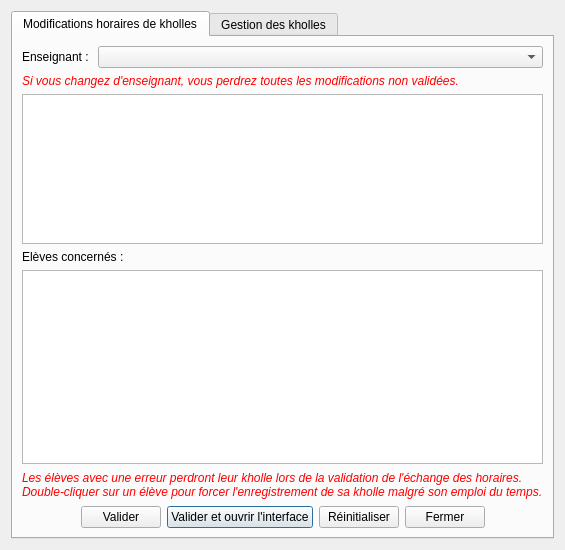
<?xml version="1.0" encoding="UTF-8"?>
<ui version="4.0">
 <class>LastChanges</class>
 <widget class="QDialog" name="LastChanges">
  <property name="windowModality">
   <enum>Qt::WindowModal</enum>
  </property>
  <property name="geometry">
   <rect>
    <x>0</x>
    <y>0</y>
    <width>507</width>
    <height>550</height>
   </rect>
  </property>
  <property name="windowTitle">
   <string>Outil de dépannage</string>
  </property>
  <layout class="QVBoxLayout" name="verticalLayout" stretch="0">
   <item>
    <widget class="QTabWidget" name="tabWidget">
     <property name="currentIndex">
      <number>0</number>
     </property>
     <widget class="QWidget" name="tab">
      <attribute name="title">
       <string>Modifications horaires de kholles</string>
      </attribute>
      <layout class="QVBoxLayout" name="verticalLayout_2">
       <item>
        <layout class="QHBoxLayout" name="horizontalLayout" stretch="0,3">
         <item>
          <widget class="QLabel" name="label">
           <property name="text">
            <string>Enseignant : </string>
           </property>
          </widget>
         </item>
         <item>
          <widget class="QComboBox" name="comboBox_kholleurs"/>
         </item>
        </layout>
       </item>
       <item>
        <widget class="QLabel" name="label_7">
         <property name="text">
          <string>&lt;html&gt;&lt;head/&gt;&lt;body&gt;&lt;p&gt;&lt;span style=&quot; font-style:italic; color:#ff0000;&quot;&gt;Si vous changez d'enseignant, vous perdrez toutes les modifications non validées.&lt;/span&gt;&lt;/p&gt;&lt;/body&gt;&lt;/html&gt;</string>
         </property>
        </widget>
       </item>
       <item>
        <widget class="QListWidget" name="list_timeslots">
         <property name="maximumSize">
          <size>
           <width>16777215</width>
           <height>150</height>
          </size>
         </property>
        </widget>
       </item>
       <item>
        <widget class="QLabel" name="label_2">
         <property name="text">
          <string>Elèves concernés :</string>
         </property>
        </widget>
       </item>
       <item>
        <widget class="QTableWidget" name="tableWidget_student">
         <property name="sizeAdjustPolicy">
          <enum>QAbstractScrollArea::AdjustToContents</enum>
         </property>
         <property name="editTriggers">
          <set>QAbstractItemView::NoEditTriggers</set>
         </property>
         <property name="alternatingRowColors">
          <bool>true</bool>
         </property>
         <property name="selectionMode">
          <enum>QAbstractItemView::NoSelection</enum>
         </property>
         <property name="showGrid">
          <bool>false</bool>
         </property>
         <attribute name="horizontalHeaderVisible">
          <bool>false</bool>
         </attribute>
         <attribute name="horizontalHeaderCascadingSectionResizes">
          <bool>true</bool>
         </attribute>
         <attribute name="horizontalHeaderStretchLastSection">
          <bool>true</bool>
         </attribute>
         <attribute name="verticalHeaderVisible">
          <bool>false</bool>
         </attribute>
         <column>
          <property name="text">
           <string>Elève</string>
          </property>
         </column>
         <column>
          <property name="text">
           <string>Commentaire</string>
          </property>
         </column>
        </widget>
       </item>
       <item>
        <widget class="QLabel" name="label_3">
         <property name="minimumSize">
          <size>
           <width>0</width>
           <height>30</height>
          </size>
         </property>
         <property name="text">
          <string>&lt;html&gt;&lt;head/&gt;&lt;body&gt;&lt;p&gt;&lt;span style=&quot; font-style:italic; color:#ff0000;&quot;&gt;Les élèves avec une erreur perdront leur kholle lors de la validation de l'échange des horaires.&lt;br/&gt;Double-cliquer sur un élève pour forcer l'enregistrement de sa kholle malgré son emploi du temps.&lt;/span&gt;&lt;/p&gt;&lt;/body&gt;&lt;/html&gt;</string>
         </property>
        </widget>
       </item>
       <item>
        <layout class="QHBoxLayout" name="horizontalLayout_2">
         <item>
          <spacer name="horizontalSpacer">
           <property name="orientation">
            <enum>Qt::Horizontal</enum>
           </property>
           <property name="sizeHint" stdset="0">
            <size>
             <width>40</width>
             <height>20</height>
            </size>
           </property>
          </spacer>
         </item>
         <item>
          <widget class="QPushButton" name="pushButton_valid">
           <property name="text">
            <string>Valider</string>
           </property>
           <property name="autoDefault">
            <bool>false</bool>
           </property>
          </widget>
         </item>
         <item>
          <widget class="QPushButton" name="pushButton_valid_interface">
           <property name="text">
            <string>Valider et ouvrir l'interface</string>
           </property>
          </widget>
         </item>
         <item>
          <widget class="QPushButton" name="pushButton_reset">
           <property name="text">
            <string>Réinitialiser</string>
           </property>
          </widget>
         </item>
         <item>
          <widget class="QPushButton" name="pushButton_close">
           <property name="text">
            <string>Fermer</string>
           </property>
          </widget>
         </item>
         <item>
          <spacer name="horizontalSpacer_2">
           <property name="orientation">
            <enum>Qt::Horizontal</enum>
           </property>
           <property name="sizeHint" stdset="0">
            <size>
             <width>40</width>
             <height>20</height>
            </size>
           </property>
          </spacer>
         </item>
        </layout>
       </item>
      </layout>
     </widget>
     <widget class="QWidget" name="tab_2">
      <attribute name="title">
       <string>Gestion des kholles</string>
      </attribute>
      <layout class="QVBoxLayout" name="verticalLayout_3">
       <item>
        <widget class="QLabel" name="label_4">
         <property name="text">
          <string>&lt;html&gt;&lt;head/&gt;&lt;body&gt;&lt;p&gt;&lt;span style=&quot; color:#00007f;&quot;&gt;Vous avez eu un problème de génération ?&lt;br/&gt;Vous souhaitez recommencer à partir de zéro le kholloscope de la semaine ?&lt;/span&gt;&lt;/p&gt;&lt;p&gt;&lt;span style=&quot; color:#005500;&quot;&gt;Avec les outils ci-dessous, vous pourrez supprimer les kholles de la semaine...&lt;/span&gt;&lt;/p&gt;&lt;/body&gt;&lt;/html&gt;</string>
         </property>
        </widget>
       </item>
       <item>
        <widget class="QGroupBox" name="groupBox">
         <property name="title">
          <string>Que voulez-vous faire ?</string>
         </property>
         <layout class="QVBoxLayout" name="verticalLayout_4">
          <item>
           <widget class="QRadioButton" name="radioButton_subject">
            <property name="text">
             <string>Supprimer toutes les kholles d'une matière</string>
            </property>
            <property name="checked">
             <bool>true</bool>
            </property>
           </widget>
          </item>
          <item>
           <layout class="QHBoxLayout" name="horizontalLayout_3">
            <item>
             <spacer name="horizontalSpacer_3">
              <property name="orientation">
               <enum>Qt::Horizontal</enum>
              </property>
              <property name="sizeHint" stdset="0">
               <size>
                <width>40</width>
                <height>20</height>
               </size>
              </property>
             </spacer>
            </item>
            <item>
             <widget class="QLabel" name="label_5">
              <property name="text">
               <string>Matière :</string>
              </property>
             </widget>
            </item>
            <item>
             <widget class="QComboBox" name="comboBox_subjects"/>
            </item>
            <item>
             <spacer name="horizontalSpacer_4">
              <property name="orientation">
               <enum>Qt::Horizontal</enum>
              </property>
              <property name="sizeHint" stdset="0">
               <size>
                <width>40</width>
                <height>20</height>
               </size>
              </property>
             </spacer>
            </item>
           </layout>
          </item>
          <item>
           <widget class="QRadioButton" name="radioButton_all">
            <property name="text">
             <string>Supprimer toutes les kholles</string>
            </property>
           </widget>
          </item>
         </layout>
        </widget>
       </item>
       <item>
        <widget class="QLabel" name="label_6">
         <property name="text">
          <string>&lt;html&gt;&lt;head/&gt;&lt;body&gt;&lt;p align=&quot;center&quot;&gt;&lt;span style=&quot; color:#ff0000;&quot;&gt;Attention ! Cette action est définitive !&lt;/span&gt;&lt;/p&gt;&lt;/body&gt;&lt;/html&gt;</string>
         </property>
        </widget>
       </item>
       <item>
        <layout class="QHBoxLayout" name="horizontalLayout_5">
         <item>
          <spacer name="horizontalSpacer_5">
           <property name="orientation">
            <enum>Qt::Horizontal</enum>
           </property>
           <property name="sizeHint" stdset="0">
            <size>
             <width>40</width>
             <height>20</height>
            </size>
           </property>
          </spacer>
         </item>
         <item>
          <widget class="QPushButton" name="pushButton_delete">
           <property name="text">
            <string>Supprimer définitivement</string>
           </property>
          </widget>
         </item>
         <item>
          <widget class="QPushButton" name="pushButton_close_2">
           <property name="text">
            <string>Fermer</string>
           </property>
          </widget>
         </item>
         <item>
          <spacer name="horizontalSpacer_6">
           <property name="orientation">
            <enum>Qt::Horizontal</enum>
           </property>
           <property name="sizeHint" stdset="0">
            <size>
             <width>40</width>
             <height>20</height>
            </size>
           </property>
          </spacer>
         </item>
        </layout>
       </item>
       <item>
        <spacer name="verticalSpacer">
         <property name="orientation">
          <enum>Qt::Vertical</enum>
         </property>
         <property name="sizeHint" stdset="0">
          <size>
           <width>20</width>
           <height>40</height>
          </size>
         </property>
        </spacer>
       </item>
      </layout>
     </widget>
    </widget>
   </item>
  </layout>
 </widget>
 <resources/>
 <connections>
  <connection>
   <sender>pushButton_close_2</sender>
   <signal>clicked()</signal>
   <receiver>LastChanges</receiver>
   <slot>reject()</slot>
   <hints>
    <hint type="sourcelabel">
     <x>338</x>
     <y>236</y>
    </hint>
    <hint type="destinationlabel">
     <x>496</x>
     <y>225</y>
    </hint>
   </hints>
  </connection>
  <connection>
   <sender>pushButton_close</sender>
   <signal>clicked()</signal>
   <receiver>LastChanges</receiver>
   <slot>reject()</slot>
   <hints>
    <hint type="sourcelabel">
     <x>429</x>
     <y>456</y>
    </hint>
    <hint type="destinationlabel">
     <x>461</x>
     <y>400</y>
    </hint>
   </hints>
  </connection>
 </connections>
</ui>
